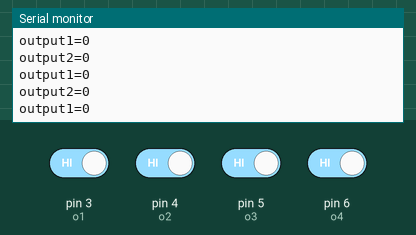
Recording of a sketch running on a simulated Arduino Uno, built with avr-gcc and run on an emulated ATmega328P. On the bench: the last lines printed to the serial monitor. Inputs (shaded band) come from the test bench; at power-on: pin 3 (o1), pin 4 (o2), pin 5 (o3), pin 6 (o4) HIGH.

Above: at 1.2 s.
1.3 s: pin 4 (o2) driven LOW
2.8 s: pin 3 (o1) driven LOW
At 3.4 s:
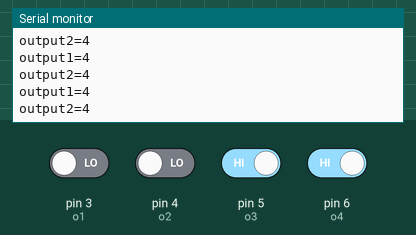
4.3 s: pin 5 (o3) driven LOW
At 5.1 s:
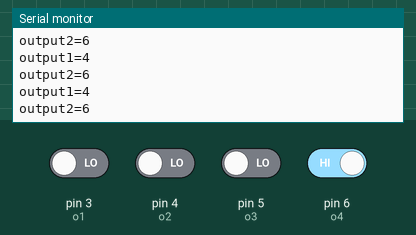
7.3 s: pin 6 (o4) driven LOW
10.3 s: pin 3 (o1) driven HIGH
13.3 s: pin 4 (o2) driven HIGH
At 13.8 s:
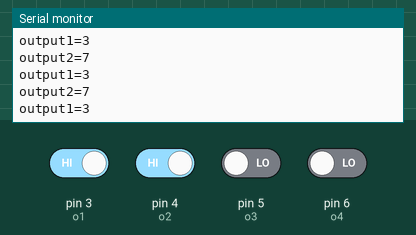
Timing chart, 0 to 15.8 s (numbered marks = the images above; inputs shaded):
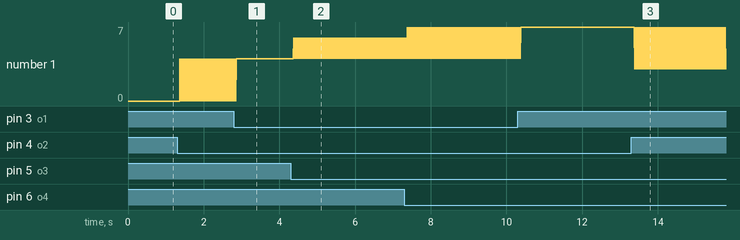

The sketch:

UPDATED_RECIEVER.ino
```cpp
/*
 Author Of This Code:Shivansh Talwar
 For any Queries Related to this open-Source Code
 You can Contact Me:shivanshtalwar0@gmail.com
 Or can Follow me on Instagram username:shivansh.talwar


NOTE:THIS CODE REQUIRES USE OF TWO MICROCONTROLLERS ONE ON EACH
SIDE FOR COMMUNICATION,ENCODING AND DECODING OF TRANSMITTED SIGNALS
INSHORT THIS CODE REQUIRES TWO ARDUINO BOARD.


 For Proper Working of this code just follow as Described
 Materials Required for Wireless Communication
 (1)433 Mhz ASK(Amplitude Shift Keying) TransReciever Module
 (2)HT12E & HT12D (12 Bit Encoder Decoder Pair)
 (3)47K & 1Mhz Resistor(Rosc value of HT12E and HT12D)
 (4)Breadboard or PCB
 (5)Some Jumper Wires or Soldering Wire for Connections
 (6)Two 10K Potentiometer

  first of all hook up HT12D and Reciever on breadboard and test
  it Whether it is Working fine or Not.
  Now, After Testing it just connect as given

  digital pin 3: AD0 of HT12D
  digital pin 4: AD1 of HT12D
  digital pin 5: AD2 of HT12D
  digital pin 6: AD3 of HT12D


ALL Done for Reciever  PART


REMEMBER::::: OUTPUT1 and OUTPUT2 are the two output variables whose
values will change when you rotate the potentiometer knob
 */

//PROGRAM BEGINS HERE....
int o1=3,o2=4,o3=5,o4=6;
int rv1,rv2,rv3,rv4;
int output1,output2;
int m;
int i;

int arr[8][4]={ {0,0,0,0},//0
                 {0,0,0,1},//1
                 {0,0,1,0},//2
                 {0,0,1,1},//3
                 {0,1,0,0},//4
                 {0,1,0,1},//5
                 {0,1,1,0},//6
                 {0,1,1,1},//7


};
int arr1[8][4]={  {1,0,0,0},//0
                 {1,0,0,1},//1
                 {1,0,1,0},//2
                 {1,0,1,1},//3
                 {1,1,0,0},//4
                 {1,1,0,1},//5
                 {1,1,1,0},//6
                 {1,1,1,1},//7
};

void d2a()
{
  rv1=!digitalRead(o1);
rv2=!digitalRead(o2);
rv3=!digitalRead(o3);
rv4=!digitalRead(o4);

if(rv1==0)
{for(i=0;i<8;i++)

  {   if(rv1==arr[i][0]&&rv2==arr[i][1]&&rv3==arr[i][2]&&rv4==arr[i][3])
        { output1=i;
         break;


              }
  }


}
else
if(rv1==1)
{for(i=0;i<8;i++)

  {   if(rv1==arr1[i][0]&&rv2==arr1[i][1]&&rv3==arr1[i][2]&&rv4==arr1[i][3])
        { output2=i;
         break;


              }
  }


}


}
void setup() {
  Serial.begin(9600);
  pinMode(o1,INPUT);
  pinMode(o2,INPUT);
  pinMode(o3,INPUT);
  pinMode(o4,INPUT);
  // put your setup code here, to run once:

}

void loop() {
 d2a();

  Serial.print("output1=");
  Serial.println(output1);

d2a();
  Serial.print("output2=");
 Serial.println(output2);


}
```

Measured:
- after the input at 2.8 s, the serial monitor: prints a new line after 0.07 s (image 1)
- after the input at 4.3 s, the serial monitor: prints a new line after 0.08 s (image 2)
- after the input at 13.3 s, the serial monitor: prints a new line after 0.09 s (image 3)
- plotted number 1: 0 → 4 after the input at 1.3 s, 7 → 3 after the input at 13.3 s
